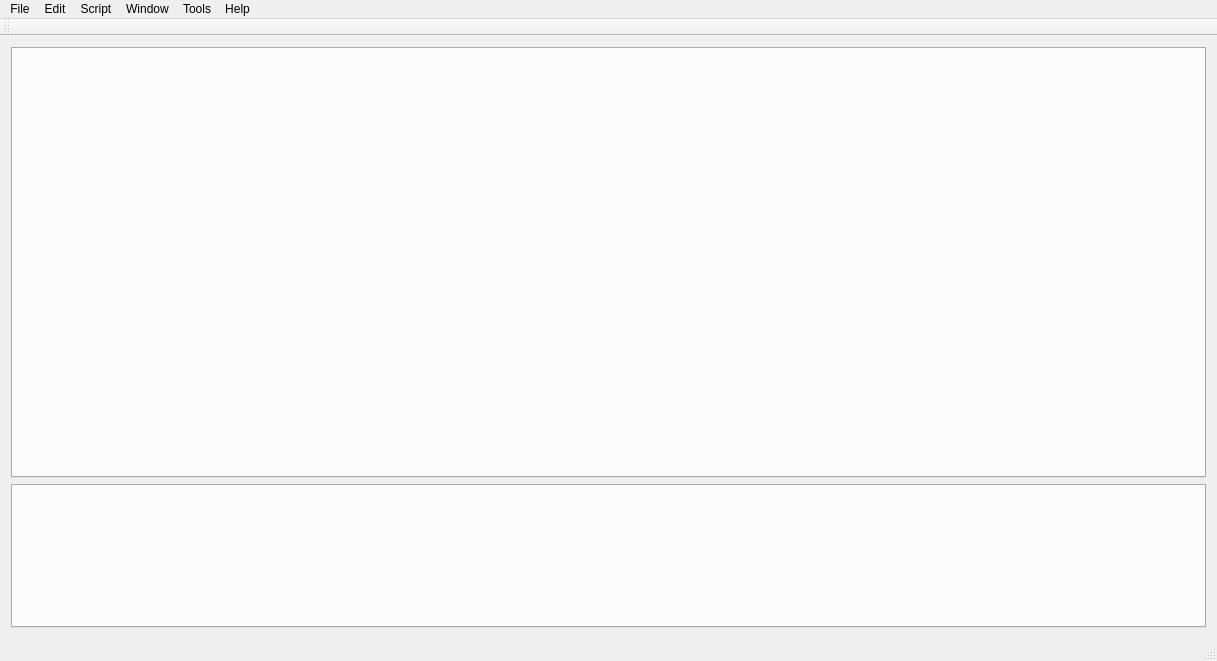
<?xml version="1.0" encoding="UTF-8"?>
<ui version="4.0">
 <class>CASMainWindow</class>
 <widget class="QMainWindow" name="CASMainWindow">
  <property name="geometry">
   <rect>
    <x>0</x>
    <y>0</y>
    <width>1217</width>
    <height>661</height>
   </rect>
  </property>
  <property name="windowTitle">
   <string>Angelscript IDE</string>
  </property>
  <widget class="QWidget" name="centralWidget">
   <layout class="QVBoxLayout" name="verticalLayout_2">
    <item>
     <widget class="QTabWidget" name="m_pFiles">
      <property name="sizePolicy">
       <sizepolicy hsizetype="Expanding" vsizetype="Expanding">
        <horstretch>0</horstretch>
        <verstretch>3</verstretch>
       </sizepolicy>
      </property>
      <property name="currentIndex">
       <number>-1</number>
      </property>
      <property name="tabsClosable">
       <bool>true</bool>
      </property>
      <property name="movable">
       <bool>true</bool>
      </property>
     </widget>
    </item>
    <item>
     <widget class="QTabWidget" name="m_pOutputWindows">
      <property name="sizePolicy">
       <sizepolicy hsizetype="Expanding" vsizetype="Expanding">
        <horstretch>0</horstretch>
        <verstretch>1</verstretch>
       </sizepolicy>
      </property>
      <property name="tabsClosable">
       <bool>true</bool>
      </property>
     </widget>
    </item>
   </layout>
  </widget>
  <widget class="QMenuBar" name="menuBar">
   <property name="geometry">
    <rect>
     <x>0</x>
     <y>0</y>
     <width>1217</width>
     <height>21</height>
    </rect>
   </property>
   <widget class="QMenu" name="menuFile">
    <property name="title">
     <string>File</string>
    </property>
    <widget class="QMenu" name="menuRecent_Files">
     <property name="title">
      <string>Recent Files</string>
     </property>
    </widget>
    <addaction name="actionNew"/>
    <addaction name="actionOpen"/>
    <addaction name="actionSave"/>
    <addaction name="actionSave_As"/>
    <addaction name="actionClose"/>
    <addaction name="actionClose_All"/>
    <addaction name="separator"/>
    <addaction name="menuRecent_Files"/>
    <addaction name="separator"/>
    <addaction name="actionExit"/>
   </widget>
   <widget class="QMenu" name="menuEdit">
    <property name="title">
     <string>Edit</string>
    </property>
    <addaction name="actionUndo"/>
    <addaction name="actionRedo"/>
    <addaction name="separator"/>
    <addaction name="actionCut"/>
    <addaction name="actionCopy"/>
    <addaction name="actionPaste"/>
    <addaction name="separator"/>
    <addaction name="actionSelect_All"/>
    <addaction name="separator"/>
    <addaction name="actionFind"/>
   </widget>
   <widget class="QMenu" name="menuScript">
    <property name="title">
     <string>Script</string>
    </property>
    <addaction name="actionCompile"/>
    <addaction name="actionReload_configuration"/>
   </widget>
   <widget class="QMenu" name="menuTools">
    <property name="title">
     <string>Tools</string>
    </property>
    <addaction name="actionClear_Recent_Files_List"/>
    <addaction name="separator"/>
    <addaction name="actionOptions"/>
   </widget>
   <widget class="QMenu" name="menuHelp">
    <property name="title">
     <string>Help</string>
    </property>
    <addaction name="actionAbout"/>
   </widget>
   <widget class="QMenu" name="menuWindow">
    <property name="title">
     <string>Window</string>
    </property>
    <addaction name="actionOutput"/>
    <addaction name="actionInformation"/>
   </widget>
   <addaction name="menuFile"/>
   <addaction name="menuEdit"/>
   <addaction name="menuScript"/>
   <addaction name="menuWindow"/>
   <addaction name="menuTools"/>
   <addaction name="menuHelp"/>
  </widget>
  <widget class="QToolBar" name="mainToolBar">
   <attribute name="toolBarArea">
    <enum>TopToolBarArea</enum>
   </attribute>
   <attribute name="toolBarBreak">
    <bool>false</bool>
   </attribute>
  </widget>
  <widget class="QStatusBar" name="statusBar"/>
  <action name="actionNew">
   <property name="text">
    <string>New</string>
   </property>
   <property name="shortcut">
    <string>Ctrl+N</string>
   </property>
  </action>
  <action name="actionOpen">
   <property name="text">
    <string>Open</string>
   </property>
   <property name="shortcut">
    <string>Ctrl+O</string>
   </property>
  </action>
  <action name="actionCompile">
   <property name="text">
    <string>Compile</string>
   </property>
   <property name="shortcut">
    <string>F5</string>
   </property>
  </action>
  <action name="actionExit">
   <property name="text">
    <string>Exit</string>
   </property>
   <property name="shortcut">
    <string>Ctrl+Q</string>
   </property>
  </action>
  <action name="actionClose">
   <property name="text">
    <string>Close</string>
   </property>
   <property name="shortcut">
    <string>Ctrl+W</string>
   </property>
  </action>
  <action name="actionSave">
   <property name="text">
    <string>Save</string>
   </property>
   <property name="shortcut">
    <string>Ctrl+S</string>
   </property>
  </action>
  <action name="actionSave_As">
   <property name="text">
    <string>Save As</string>
   </property>
  </action>
  <action name="actionOptions">
   <property name="text">
    <string>Options</string>
   </property>
  </action>
  <action name="actionAbout">
   <property name="text">
    <string>About</string>
   </property>
  </action>
  <action name="actionError_list">
   <property name="text">
    <string>Error list</string>
   </property>
  </action>
  <action name="actionOutput">
   <property name="text">
    <string>Output</string>
   </property>
  </action>
  <action name="actionInformation">
   <property name="text">
    <string>Information</string>
   </property>
  </action>
  <action name="actionReload_configuration">
   <property name="text">
    <string>Reload configuration</string>
   </property>
  </action>
  <action name="actionNo_recent_files">
   <property name="text">
    <string>No recent files</string>
   </property>
  </action>
  <action name="actionClear_Recent_Files_List">
   <property name="text">
    <string>Clear Recent Files List</string>
   </property>
  </action>
  <action name="actionClose_All">
   <property name="text">
    <string>Close All</string>
   </property>
   <property name="shortcut">
    <string>Ctrl+Shift+W</string>
   </property>
  </action>
  <action name="actionUndo">
   <property name="text">
    <string>Undo</string>
   </property>
   <property name="shortcut">
    <string>Ctrl+Z</string>
   </property>
  </action>
  <action name="actionRedo">
   <property name="text">
    <string>Redo</string>
   </property>
   <property name="shortcut">
    <string>Ctrl+Y</string>
   </property>
  </action>
  <action name="actionCut">
   <property name="text">
    <string>Cut</string>
   </property>
   <property name="shortcut">
    <string>Ctrl+X</string>
   </property>
  </action>
  <action name="actionCopy">
   <property name="text">
    <string>Copy</string>
   </property>
   <property name="shortcut">
    <string>Ctrl+C</string>
   </property>
  </action>
  <action name="actionPaste">
   <property name="text">
    <string>Paste</string>
   </property>
   <property name="shortcut">
    <string>Ctrl+V</string>
   </property>
  </action>
  <action name="actionSelect_All">
   <property name="text">
    <string>Select All</string>
   </property>
   <property name="shortcut">
    <string>Ctrl+A</string>
   </property>
  </action>
  <action name="actionFind">
   <property name="text">
    <string>Find</string>
   </property>
   <property name="shortcut">
    <string>Ctrl+F</string>
   </property>
  </action>
 </widget>
 <layoutdefault spacing="6" margin="11"/>
 <resources/>
 <connections/>
</ui>
